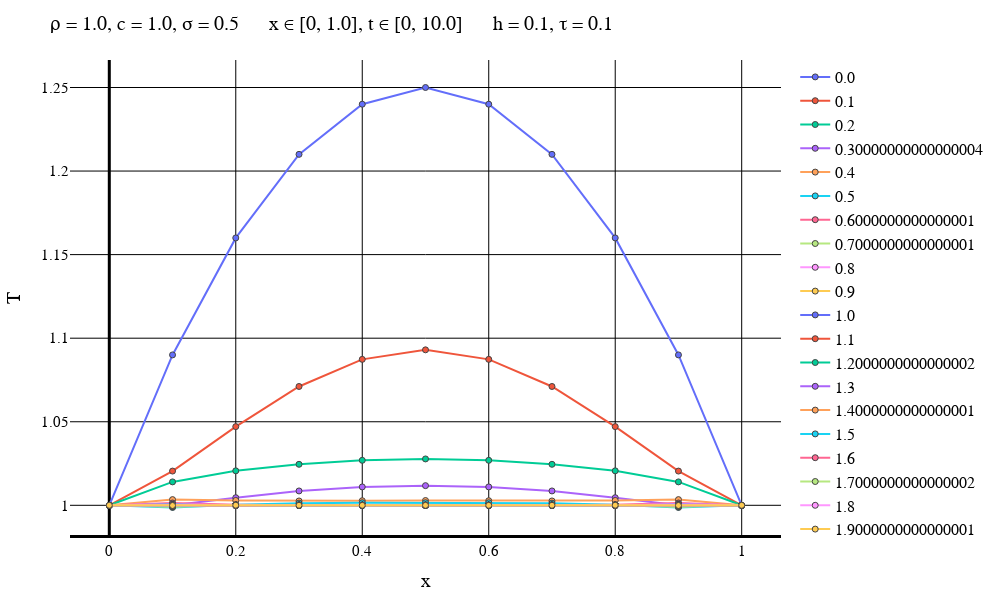

Notebook code cell kept with this figure:
### Markdown cell above
Неявная схема

### Code cell
typeOfScheme = "Symmetric"

solutionFile = "D:\\Calc_Methods_2\\Lab2\\FirstConds\\$typeOfScheme\\solution$numOfEq.txt"
dataFile = "D:\\Calc_Methods_2\\Lab2\\FirstConds\\$typeOfScheme\\data$numOfEq.txt"
intervalFile = "D:\\Calc_Methods_2\\Lab2\\FirstConds\\$typeOfScheme\\interval$numOfEq.txt"

solutionMatrix = readdlm(solutionFile)
dataVec = readdlm(dataFile)
intervalVec = readdlm(intervalFile);

L = dataVec[3]
timeEnd = dataVec[4]
numOfXIntervals = Int(intervalVec[1])
numOfTIntervals = Int(intervalVec[2])
h = L / numOfXIntervals
τ = timeEnd / numOfTIntervals
if default == true
    plotStep = trunc(Int, timeEnd / (defaultStepParam * τ))
    numOfPlots = numOfTIntervals + 1    
else
    plotStep = firstSteps
    numOfPlots = firstPlots
end
println("Шаг графика: $plotStep")
println("Время последнего графика: $((numOfPlots - 1)*τ)")
makePlot(numOfPlots, plotStep, solutionMatrix, dataVec, intervalVec)

### Figure 1 — Plotly figure (JSON) as saved in the notebook; plotly's stock layout.template omitted (floating-point values rounded to 4 significant figures)
{"data": [{"line": {"width": 2}, "marker": {"line": {"width": 1}, "showline": true}, "mode": "lines+markers", "name": "0.0", "type": "scatter", "x": [0, 0.1, 0.2, 0.3, 0.4, 0.5, 0.6, 0.7, 0.8, 0.9, 1], "y": [1, 1.09, 1.16, 1.21, 1.24, 1.25, 1.24, 1.21, 1.16, 1.09, 1]}, {"line": {"width": 2}, "marker": {"line": {"width": 1}, "showline": true}, "mode": "lines+markers", "name": "0.1", "type": "scatter", "x": [0, 0.1, 0.2, 0.3, 0.4, 0.5, 0.6, 0.7, 0.8, 0.9, 1], "y": [1, 1.02, 1.047, 1.071, 1.087, 1.093, 1.087, 1.071, 1.047, 1.02, 1]}, {"line": {"width": 2}, "marker": {"line": {"width": 1}, "showline": true}, "mode": "lines+markers", "name": "0.2", "type": "scatter", "x": [0, 0.1, 0.2, 0.3, 0.4, 0.5, 0.6, 0.7, 0.8, 0.9, 1], "y": [1, 1.014, 1.021, 1.025, 1.027, 1.028, 1.027, 1.025, 1.021, 1.014, 1]}, {"line": {"width": 2}, "marker": {"line": {"width": 1}, "showline": true}, "mode": "lines+markers", "name": "0.30000000000000004", "type": "scatter", "x": [0, 0.1, 0.2, 0.3, 0.4, 0.5, 0.6, 0.7, 0.8, 0.9, 1], "y": [1, 1.0, 1.005, 1.009, 1.011, 1.012, 1.011, 1.009, 1.005, 1.0, 1]}, {"line": {"width": 2}, "marker": {"line": {"width": 1}, "showline": true}, "mode": "lines+markers", "name": "0.4", "type": "scatter", "x": [0, 0.1, 0.2, 0.3, 0.4, 0.5, 0.6, 0.7, 0.8, 0.9, 1], "y": [1, 1.003, 1.003, 1.003, 1.003, 1.003, 1.003, 1.003, 1.003, 1.003, 1]}, {"line": {"width": 2}, "marker": {"line": {"width": 1}, "showline": true}, "mode": "lines+markers", "name": "0.5", "type": "scatter", "x": [0, 0.1, 0.2, 0.3, 0.4, 0.5, 0.6, 0.7, 0.8, 0.9, 1], "y": [1, 0.9987, 1.0, 1.001, 1.002, 1.002, 1.002, 1.001, 1.0, 0.9987, 1]}, {"line": {"width": 2}, "marker": {"line": {"width": 1}, "showline": true}, "mode": "lines+markers", "name": "0.6000000000000001", "type": "scatter", "x": [0, 0.1, 0.2, 0.3, 0.4, 0.5, 0.6, 0.7, 0.8, 0.9, 1], "y": [1, 1.001, 1.0, 1.0, 1.0, 1.0, 1.0, 1.0, 1.0, 1.001, 1]}, {"line": {"width": 2}, "marker": {"line": {"width": 1}, "showline": true}, "mode": "lines+markers", "name": "0.7000000000000001", "type": "scatter", "x": [0, 0.1, 0.2, 0.3, 0.4, 0.5, 0.6, 0.7, 0.8, 0.9, 1], "y": [1, 0.9991, 1.0, 1.0, 1.0, 1.0, 1.0, 1.0, 1.0, 0.9991, 1]}, {"line": {"width": 2}, "marker": {"line": {"width": 1}, "showline": true}, "mode": "lines+markers", "name": "0.8", "type": "scatter", "x": [0, 0.1, 0.2, 0.3, 0.4, 0.5, 0.6, 0.7, 0.8, 0.9, 1], "y": [1, 1.001, 0.9999, 0.9998, 1.0, 1.0, 1.0, 0.9998, 0.9999, 1.001, 1]}, {"line": {"width": 2}, "marker": {"line": {"width": 1}, "showline": true}, "mode": "lines+markers", "name": "0.9", "type": "scatter", "x": [0, 0.1, 0.2, 0.3, 0.4, 0.5, 0.6, 0.7, 0.8, 0.9, 1], "y": [1, 0.9994, 1.0, 1.0, 1.0, 0.9999, 1.0, 1.0, 1.0, 0.9994, 1]}, {"line": {"width": 2}, "marker": {"line": {"width": 1}, "showline": true}, "mode": "lines+markers", "name": "1.0", "type": "scatter", "x": [0, 0.1, 0.2, 0.3, 0.4, 0.5, 0.6, 0.7, 0.8, 0.9, 1], "y": [1, 1.0, 0.9999, 0.9999, 1.0, 1.0, 1.0, 0.9999, 0.9999, 1.0, 1]}, {"line": {"width": 2}, "marker": {"line": {"width": 1}, "showline": true}, "mode": "lines+markers", "name": "1.1", "type": "scatter", "x": [0, 0.1, 0.2, 0.3, 0.4, 0.5, 0.6, 0.7, 0.8, 0.9, 1], "y": [1, 0.9996, 1.0, 1.0, 1.0, 0.9999, 1.0, 1.0, 1.0, 0.9996, 1]}, {"line": {"width": 2}, "marker": {"line": {"width": 1}, "showline": true}, "mode": "lines+markers", "name": "1.2000000000000002", "type": "scatter", "x": [0, 0.1, 0.2, 0.3, 0.4, 0.5, 0.6, 0.7, 0.8, 0.9, 1], "y": [1, 1.0, 0.9999, 0.9999, 1.0, 1.0, 1.0, 0.9999, 0.9999, 1.0, 1]}, {"line": {"width": 2}, "marker": {"line": {"width": 1}, "showline": true}, "mode": "lines+markers", "name": "1.3", "type": "scatter", "x": [0, 0.1, 0.2, 0.3, 0.4, 0.5, 0.6, 0.7, 0.8, 0.9, 1], "y": [1, 0.9997, 1.0, 1.0, 1.0, 1.0, 1.0, 1.0, 1.0, 0.9997, 1]}, {"line": {"width": 2}, "marker": {"line": {"width": 1}, "showline": true}, "mode": "lines+markers", "name": "1.4000000000000001", "type": "scatter", "x": [0, 0.1, 0.2, 0.3, 0.4, 0.5, 0.6, 0.7, 0.8, 0.9, 1], "y": [1, 1.0, 0.9999, 0.9999, 1.0, 1.0, 1.0, 0.9999, 0.9999, 1.0, 1]}, {"line": {"width": 2}, "marker": {"line": {"width": 1}, "showline": true}, "mode": "lines+markers", "name": "1.5", "type": "scatter", "x": [0, 0.1, 0.2, 0.3, 0.4, 0.5, 0.6, 0.7, 0.8, 0.9, 1], "y": [1, 0.9998, 1.0, 1.0, 1.0, 1.0, 1.0, 1.0, 1.0, 0.9998, 1]}, {"line": {"width": 2}, "marker": {"line": {"width": 1}, "showline": true}, "mode": "lines+markers", "name": "1.6", "type": "scatter", "x": [0, 0.1, 0.2, 0.3, 0.4, 0.5, 0.6, 0.7, 0.8, 0.9, 1], "y": [1, 1.0, 0.9999, 1.0, 1.0, 1.0, 1.0, 1.0, 0.9999, 1.0, 1]}, {"line": {"width": 2}, "marker": {"line": {"width": 1}, "showline": true}, "mode": "lines+markers", "name": "1.7000000000000002", "type": "scatter", "x": [0, 0.1, 0.2, 0.3, 0.4, 0.5, 0.6, 0.7, 0.8, 0.9, 1], "y": [1, 0.9999, 1.0, 1.0, 1.0, 1.0, 1.0, 1.0, 1.0, 0.9999, 1]}, {"line": {"width": 2}, "marker": {"line": {"width": 1}, "showline": true}, "mode": "lines+markers", "name": "1.8", "type": "scatter", "x": [0, 0.1, 0.2, 0.3, 0.4, 0.5, 0.6, 0.7, 0.8, 0.9, 1], "y": [1, 1.0, 0.9999, 1.0, 1.0, 1.0, 1.0, 1.0, 0.9999, 1.0, 1]}, {"line": {"width": 2}, "marker": {"line": {"width": 1}, "showline": true}, "mode": "lines+markers", "name": "1.9000000000000001", "type": "scatter", "x": [0, 0.1, 0.2, 0.3, 0.4, 0.5, 0.6, 0.7, 0.8, 0.9, 1], "y": [1, 0.9999, 1.0, 1.0, 1.0, 1.0, 1.0, 1.0, 1.0, 0.9999, 1]}], "layout": {"coloraxis": {"outlinecolor": "black"}, "font": {"color": "black", "family": "Time New Roman"}, "height": 600, "legend": {"font": {"size": 16}}, "margin": {"b": 50, "l": 50, "r": 50, "t": 60}, "paper_bgcolor": "white", "plot_bgcolor": "white", "title": {"autosize": false, "font": {"color": "black", "family": "Times New Roman", "size": 20}, "paper_bgcolor": "red", "text": "ρ = 1.0, c = 1.0, σ = 0.5      x ∈ [0, 1.0], t ∈ [0, 10.0]      h = 0.1, τ = 0.1"}, "width": 1000, "xaxis": {"color": "black", "gridcolor": "black", "gridwidth": 1, "linecolor": "black", "linewidth": 3, "tickfont": {"size": 15}, "title": {"font": {"color": "black", "family": "Times New Roman", "size": 20}, "text": "x"}, "zerolinecolor": "black", "zerolinewidth": 3}, "yaxis": {"exponentformat": "power", "gridcolor": "black", "gridwidth": 1, "tickfont": {"size": 15}, "title": {"font": {"color": "black", "family": "Times New Roman", "size": 20}, "text": "T"}, "zerolinecolor": "black"}}}
